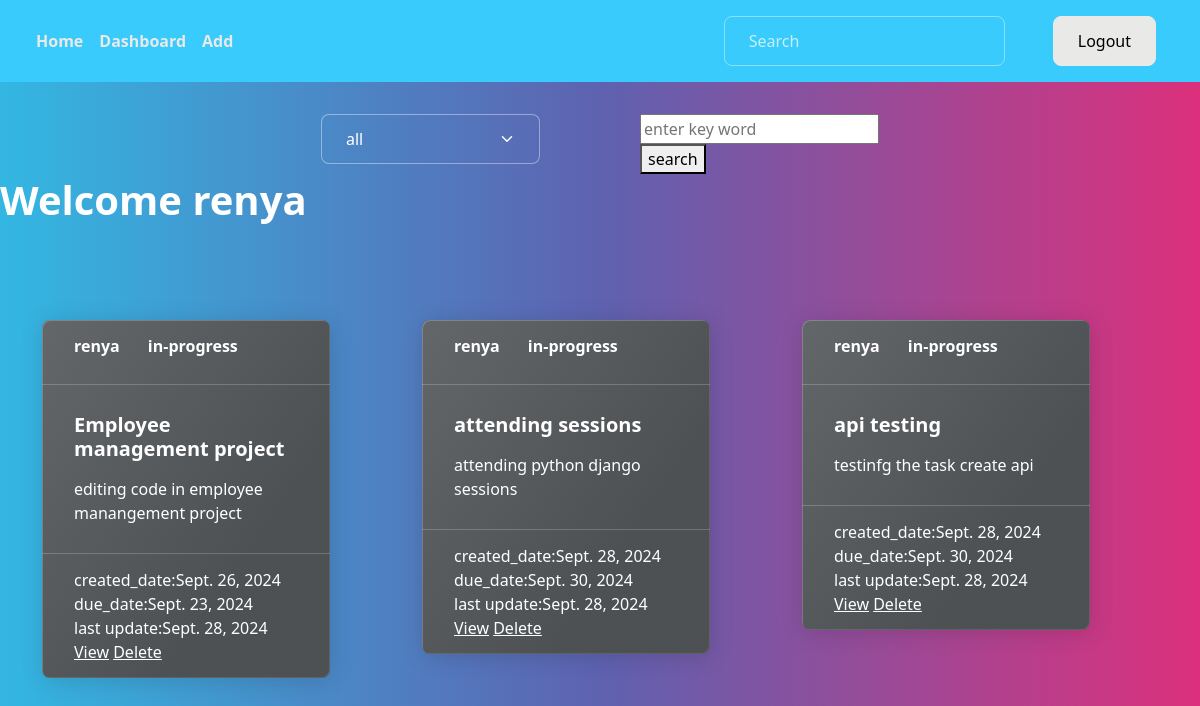
The app's page /tasks/all/ (signed in), older data.
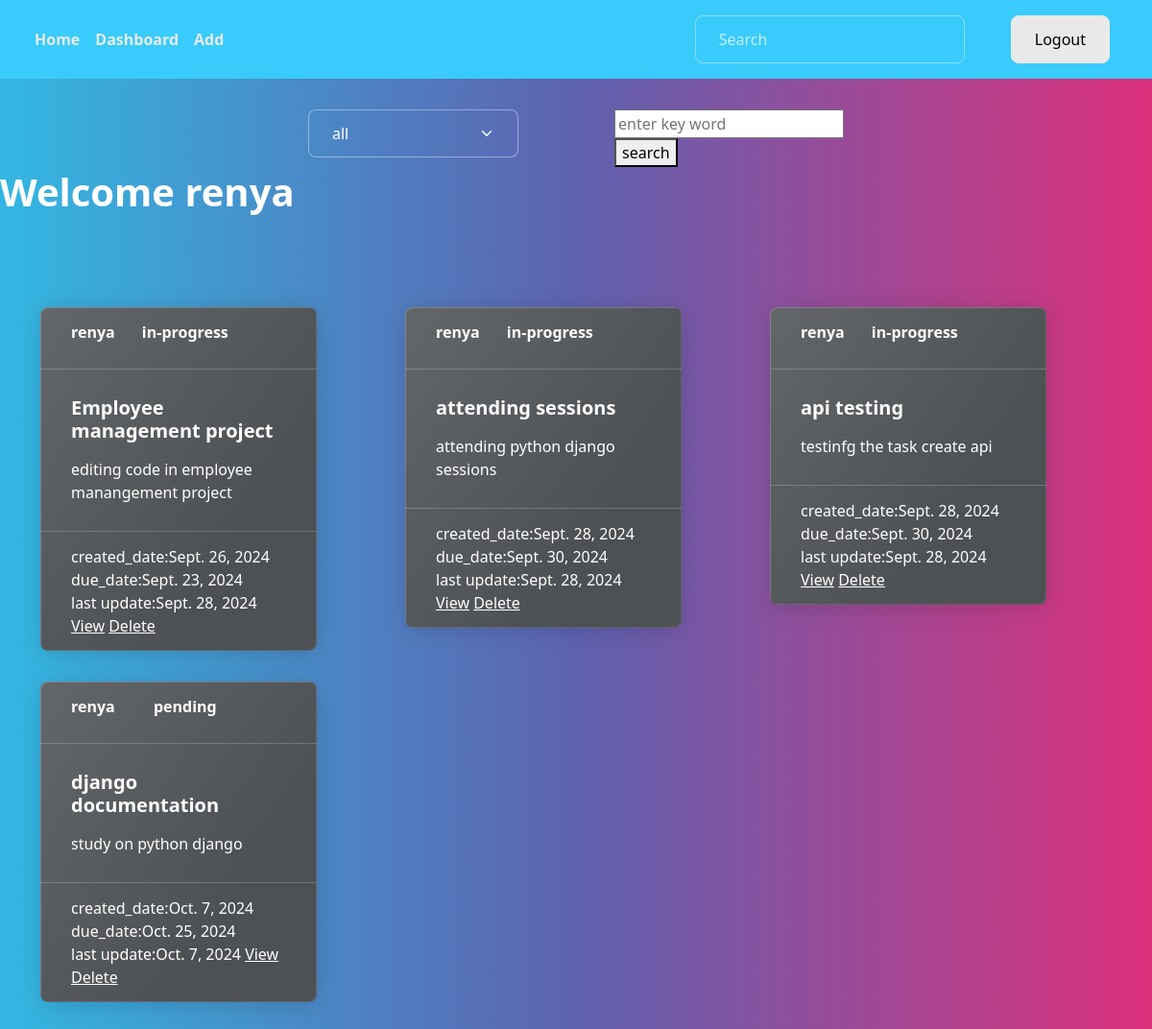
The same page, newer data.
### notes/models.py (models this page shows, shortened)
class Task(models.Model):
    title=models.CharField(max_length=200)
    description=models.TextField()
    created_date=models.DateTimeField(auto_now_add=True)  #no need to give this in forms  #auto_now works updated every time changes applied,auto_now_add created date
    due_date=models.DateTimeField(null=True)
    updated_date=models.DateTimeField(auto_now=True)
    category_choices=(
        ("personal","personal"),
        ("business","business")
    )
    category=models.CharField(max_length=200,choices=category_choices,default="personal")
    status_choices=(
        ("pending","pending"),
        ("in-progress","in-progress"),
        ("done","done")
    )
    status=models.CharField(max_length=200,choices=status_choices,default="pending")
    user=models.ForeignKey(User,on_delete=models.CASCADE)

### notes/views.py (the view)
# urls.py: path('tasks/all/',views.TaskListView.as_view(),name='task-list'),
@method_decorator(decs,name="dispatch")
class TaskListView(View):
    def get(self,request,*args,**kwargs):
        print(request.GET.get("search_text"))
        search_text=request.GET.get("search_text")
        selected_category=request.GET.get("category","all")
        if selected_category == "all":
            qs=Task.objects.filter(user=request.user)
        else:
            qs=Task.objects.filter(category=selected_category,user=request.user)
        if search_text!=None:
            qs=Task.objects.filter(user=request.user)
            qs=qs.filter(
                                    Q(title__icontains=search_text)|       #icontains---search caseinsesitive
                                    Q(description__icontains=search_text)
                                    )
        return render(request,"task_list.html",{"tasks":qs,"selected":selected_category})

### notes/templates/task_list.html (shortened to what this page needs)
{%extends 'base.html'%}
{%block main_block%}
<div class="container my-3">
    <div class="w-50 mx-auto d-flex justify-content-between">
        <form action="" style="width: 50%;height: 30px;">
            <select name="category" id="" class="form-select" onchange="this.form.submit()">
                <option value="all" {%if selected == 'all' %} selected {%endif%}>all</option>
            </select>
        </form>
        <form action="" style="width: 70%; height: 30px;padding-left: 100px;">
            <input type="text" placeholder="enter key word" name="search_text">
            <button type="submit">search</button>
        </form>
    </div>
</div>
<h1>Welcome {{request.user}}</h1>
<div class="container mt-5">
    <div class="row">
        {%for t in tasks%}
        <div class="col-4">
            <div class="card text-bg-dark mb-3" style="max-width: 18rem;">
                <div class="card-header d-flex justify-content-between">
                    <div>{{t.user}} </div>
                    <div>{{t.status}}</div>
                    <div>
                    </div>
                </div>
                <div class="card-body">
                    <h5 class="card-title">{{t.title}}</h5>
                    <p class="card-text">{{t.description}}</p>
                </div>
                <div class="card-footer text-body-white">
                    created_date:{{t.created_date|date}}
                    due_date:{{t.due_date|date}}
                    <br>
                    last update:{{t.updated_date|date}}
                    <a href="{%url 'task-update' t.id %}">View</a>
                    <a href="{%url 'task-delete' t.id%}">Delete</a>
                </div>
            </div>
        </div>
        {%endfor%}
    </div>
{%endblock%}

Row changes from the older to the newer data that the page shows:
added Task: user "renya", status "pending", title "django documentation", description "study on python django", created_date "Oct. 7, 2024", due_date "Oct. 25, 2024", updated_date "Oct. 7, 2024"
